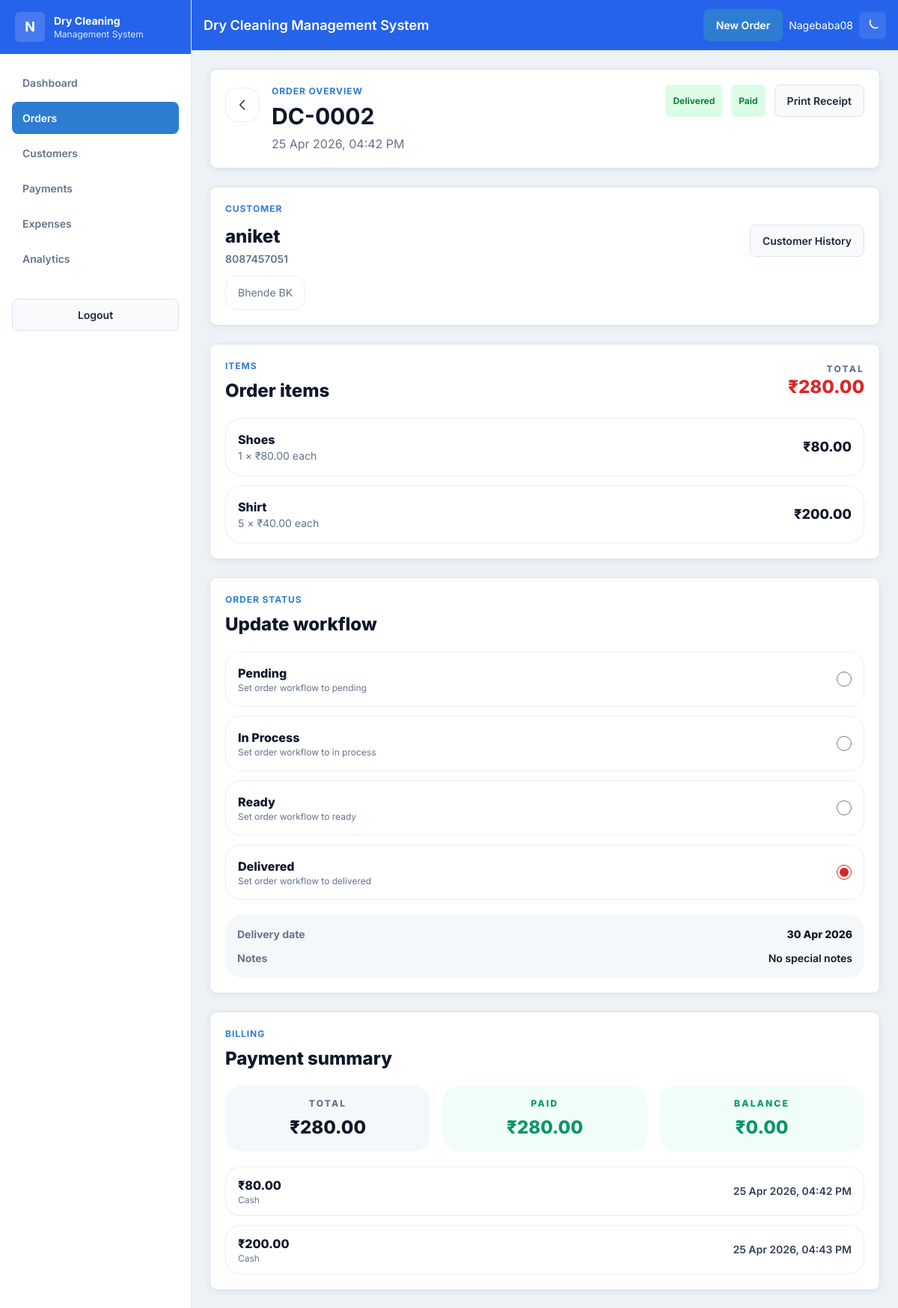
Page /orders/2/ (signed in) on the committed database.
### core/models.py (models this page shows, shortened)
class Order(models.Model):
    STATUS_CHOICES = [
        ('pending', 'Pending'),
        ('in_process', 'In Process'),
        ('ready', 'Ready'),
        ('delivered', 'Delivered'),
    ]
    order_number = models.CharField(max_length=20, unique=True)
    customer = models.ForeignKey(Customer, on_delete=models.CASCADE, related_name='orders')
    order_date = models.DateTimeField(default=timezone.now)
    delivery_date = models.DateField(null=True, blank=True)
    status = models.CharField(max_length=20, choices=STATUS_CHOICES, default='pending')
    notes = models.TextField(blank=True)
    total_amount = models.DecimalField(max_digits=10, decimal_places=2, default=0)
    def paid_amount(self):
        return sum(payment.amount for payment in self.payments.all())
    def balance(self):
        return self.total_amount - self.paid_amount()
    def payment_status(self):
        paid = self.paid_amount()
        if paid <= 0:
            return 'unpaid'
        if paid >= self.total_amount:
            return 'paid'
        return 'partial'

class Payment(models.Model):
    METHOD_CHOICES = [
        ('cash', 'Cash'),
        ('upi', 'UPI'),
        ('phonepe', 'PhonePe'),
        ('gpay', 'Google Pay'),
    ]
    order = models.ForeignKey(Order, on_delete=models.CASCADE, related_name='payments')
    amount = models.DecimalField(max_digits=10, decimal_places=2)
    method = models.CharField(max_length=20, choices=METHOD_CHOICES, default='cash')
    date = models.DateTimeField(default=timezone.now)
    notes = models.CharField(max_length=200, blank=True)

class Customer(models.Model):
    name = models.CharField(max_length=200)
    phone = models.CharField(max_length=15, unique=True)
    address = models.TextField(blank=True)
    created_at = models.DateTimeField(auto_now_add=True)

class OrderItem(models.Model):
    order = models.ForeignKey(Order, on_delete=models.CASCADE, related_name='items')
    item_name = models.CharField(max_length=100)
    quantity = models.PositiveIntegerField(default=1)
    price = models.DecimalField(max_digits=10, decimal_places=2)
    total = models.DecimalField(max_digits=10, decimal_places=2)

### core/views.py (the view)
# urls.py: path('orders/<int:pk>/', views.order_detail, name='order_detail'),
@login_required
def order_detail(request, pk):
    order = get_object_or_404(Order, pk=pk)
    return render(request, 'order_detail.html', {'order': order, 'predefined_items': PREDEFINED_ITEMS})

### templates/order_detail.html (shortened to what this page needs)
{% extends 'base.html' %}
{% block content %}
<div class="mx-auto max-w-6xl space-y-6">
  <section class="card">
    <div class="flex flex-col gap-4 lg:flex-row lg:items-start lg:justify-between">
      <div class="flex items-start gap-4">
        <a href="/orders/" class="mt-1 rounded-2xl border border-slate-200/70 bg-white/80 p-3 text-slate-700 transition hover:bg-white dark:border-slate-700 dark:bg-slate-900/70 dark:text-slate-200">
          <svg class="h-5 w-5" fill="none" stroke="currentColor" viewBox="0 0 24 24"><path stroke-linecap="round" stroke-linejoin="round" stroke-width="2" d="M15 19l-7-7 7-7"/></svg>
        </a>
        <div>
          <div class="section-kicker">Order Overview</div>
          <h2 class="mt-2 page-title text-slate-900 dark:text-slate-100">{{ order.order_number }}</h2>
          <p class="mt-2 muted">{{ order.order_date|date:"d M Y, h:i A" }}</p>
        </div>
      </div>
      <div class="flex flex-wrap gap-3">
        <span class="badge-{{ order.status }}">{{ order.get_status_display }}</span>
        <span class="badge-{{ order.payment_status }}">{{ order.payment_status|title }}</span>
        <a href="/orders/{{ order.pk }}/receipt/" target="_blank" class="btn-secondary">Print Receipt</a>
      </div>
    </div>
  </section>
  <section class="grid gap-6 xl:grid-cols-[1.1fr_0.9fr]">
    <div class="space-y-6">
      <div class="card">
        <div class="section-kicker">Customer</div>
        <div class="mt-3 flex flex-col gap-4 sm:flex-row sm:items-start sm:justify-between">
          <div>
            <div class="text-2xl font-extrabold text-slate-900 dark:text-slate-100">{{ order.customer.name }}</div>
            <div class="mt-1 text-sm font-semibold muted">{{ order.customer.phone }}</div>
            {% if order.customer.address %}<div class="mt-3 rounded-2xl border border-slate-200/70 px-4 py-3 text-sm muted dark:border-slate-700">{{ order.customer.address }}</div>{% endif %}
          </div>
          <a href="/customers/{{ order.customer.pk }}/" class="btn-secondary">Customer History</a>
        </div>
      </div>
      <div class="card">
        <div class="flex items-center justify-between">
          <div>
            <div class="section-kicker">Items</div>
            <h3 class="mt-2 text-2xl font-extrabold text-slate-900 dark:text-slate-100">Order items</h3>
          </div>
          <div class="text-right">
            <div class="text-xs font-extrabold uppercase tracking-[0.18em] muted">Total</div>
            <div class="text-2xl font-extrabold text-red-600 dark:text-red-300">&#8377;{{ order.total_amount }}</div>
          </div>
        </div>
        <div class="mt-5 space-y-3">
          {% for item in order.items.all %}
          <div class="flex items-center justify-between rounded-[1.35rem] border border-slate-200/70 bg-white/70 p-4 dark:border-slate-700 dark:bg-slate-900/60">
            <div>
              <div class="text-base font-extrabold text-slate-900 dark:text-slate-100">{{ item.item_name }}</div>
              <div class="muted text-sm">{{ item.quantity }} &times; &#8377;{{ item.price }} each</div>
            </div>
            <div class="text-lg font-extrabold text-slate-900 dark:text-slate-100">&#8377;{{ item.total }}</div>
          </div>
          {% endfor %}
        </div>
      </div>
    </div>
    <div class="space-y-6">
      <div class="card">
        <div class="section-kicker">Order Status</div>
        <h3 class="mt-2 text-2xl font-extrabold text-slate-900 dark:text-slate-100">Update workflow</h3>
        <form method="post" action="/orders/{{ order.pk }}/status/" class="mt-5">
          <div class="grid gap-3">
            {% for val, label in order.STATUS_CHOICES %}
            <label class="flex items-center justify-between rounded-[1.25rem] border border-slate-200/70 px-4 py-4 transition hover:bg-slate-50 dark:border-slate-700 dark:hover:bg-slate-900/60">
              <div>
                <div class="font-extrabold text-slate-900 dark:text-slate-100">{{ label }}</div>
                <div class="muted text-xs">Set order workflow to {{ label|lower }}</div>
              </div>
              <input type="radio" name="status" value="{{ val }}" {% if order.status == val %}checked{% endif %} class="h-5 w-5 accent-red-600" onchange="this.form.submit()">
            </label>
            {% endfor %}
          </div>
        </form>
        <div class="mt-5 space-y-3 rounded-[1.35rem] bg-slate-100/70 p-4 dark:bg-slate-900/60">
          <div class="flex items-center justify-between">
            <span class="text-sm font-bold muted">Delivery date</span>
            <span class="text-sm font-extrabold text-slate-900 dark:text-slate-100">{{ order.delivery_date|date:"d M Y"|default:"Not scheduled" }}</span>
          </div>
          <div class="flex items-start justify-between gap-3">
            <span class="text-sm font-bold muted">Notes</span>
            <span class="max-w-[70%] text-right text-sm font-semibold text-slate-900 dark:text-slate-100">{{ order.notes|default:"No special notes" }}</span>
          </div>
        </div>
      </div>
      <div class="card">
        <div class="section-kicker">Billing</div>
        <h3 class="mt-2 text-2xl font-extrabold text-slate-900 dark:text-slate-100">Payment summary</h3>
        <div class="mt-5 grid gap-4 sm:grid-cols-3">
          <div class="rounded-[1.35rem] bg-slate-100/70 p-4 text-center dark:bg-slate-900/60">
            <div class="text-xs font-extrabold uppercase tracking-[0.18em] muted">Total</div>
            <div class="mt-2 text-2xl font-extrabold text-slate-900 dark:text-slate-100">&#8377;{{ order.total_amount }}</div>
          </div>
          <div class="rounded-[1.35rem] bg-emerald-50/70 p-4 text-center dark:bg-emerald-950/25">
            <div class="text-xs font-extrabold uppercase tracking-[0.18em] text-emerald-600 dark:text-emerald-300">Paid</div>
            <div class="mt-2 text-2xl font-extrabold text-emerald-600 dark:text-emerald-300">&#8377;{{ order.paid_amount }}</div>
          </div>
          <div class="rounded-[1.35rem] {% if order.balance > 0 %}bg-red-50/70 dark:bg-red-950/25{% else %}bg-emerald-50/70 dark:bg-emerald-950/25{% endif %} p-4 text-center">
            <div class="text-xs font-extrabold uppercase tracking-[0.18em] {% if order.balance > 0 %}text-red-600 dark:text-red-300{% else %}text-emerald-600 dark:text-emerald-300{% endif %}">Balance</div>
            <div class="mt-2 text-2xl font-extrabold {% if order.balance > 0 %}text-red-600 dark:text-red-300{% else %}text-emerald-600 dark:text-emerald-300{% endif %}">&#8377;{{ order.balance }}</div>
          </div>
        </div>
        {% if order.payments.all %}
        <div class="mt-5 space-y-3">
          {% for p in order.payments.all %}
          <div class="flex items-center justify-between rounded-[1.25rem] border border-slate-200/70 bg-white/70 px-4 py-3 dark:border-slate-700 dark:bg-slate-900/60">
            <div>
              <div class="font-extrabold text-slate-900 dark:text-slate-100">&#8377;{{ p.amount }}</div>
              <div class="muted text-xs">{{ p.get_method_display }}</div>
            </div>
            <div class="text-sm font-semibold text-slate-700 dark:text-slate-200">{{ p.date|date:"d M Y, h:i A" }}</div>
          </div>
          {% endfor %}
        </div>
        {% endif %}
      </div>
    </div>
  </section>
</div>
{% endblock %}

### templates/base.html (shortened to what this page needs)
<!DOCTYPE html>
<html lang="en" class="light">
<head>
<script src="https://cdn.tailwindcss.com"></script>
</head>
<body class="min-h-screen">
{% block full_page %}
<div class="flex min-h-screen">
  <aside id="sidebar" class="no-print fixed inset-y-0 left-0 z-30 w-64 -translate-x-full border-r border-slate-200 bg-white transition-transform duration-300 dark:border-slate-700 dark:bg-slate-900 lg:translate-x-0">
    <div class="border-b border-slate-200 bg-brand-600 px-5 py-4 text-white dark:border-slate-700">
      <div class="flex items-center gap-3">
        <div class="flex h-10 w-10 items-center justify-center rounded-md bg-white/15 text-lg font-bold">N</div>
        <div>
          <div class="text-sm font-bold">Dry Cleaning</div>
          <div class="text-xs text-blue-100">Management System</div>
        </div>
      </div>
    </div>
    <nav class="space-y-1 p-4">
      <a href="/" class="sidebar-link {% if request.resolver_match.url_name == 'dashboard' %}active{% endif %}">Dashboard</a>
      <a href="/orders/" class="sidebar-link {% if 'order' in request.resolver_match.url_name %}active{% endif %}">Orders</a>
      <a href="/customers/" class="sidebar-link {% if 'customer' in request.resolver_match.url_name %}active{% endif %}">Customers</a>
      <a href="/payments/" class="sidebar-link {% if request.resolver_match.url_name == 'payments' %}active{% endif %}">Payments</a>
      <a href="/expenses/" class="sidebar-link {% if request.resolver_match.url_name == 'expenses' %}active{% endif %}">Expenses</a>
      <a href="/analytics/" class="sidebar-link {% if request.resolver_match.url_name == 'analytics' %}active{% endif %}">Analytics</a>
    </nav>
    <div class="mt-auto p-4">
      <a href="/logout/" class="btn-secondary w-full">Logout</a>
    </div>
  </aside>
  <div class="flex flex-1 flex-col lg:ml-64">
    <header class="no-print border-b border-slate-200 bg-brand-600 px-4 py-3 text-white dark:border-slate-700">
      <div class="flex items-center justify-between gap-3">
        <div class="flex items-center gap-3">
          <div class="text-lg font-semibold">Dry Cleaning Management System</div>
        </div>
        <div class="flex items-center gap-2">
          <a href="/orders/create/" class="btn-primary hidden sm:inline-flex">New Order</a>
          <span class="hidden text-sm sm:inline">{{ request.user.username }}</span>
          <button onclick="toggleTheme()" class="rounded-md bg-white/10 p-2" title="Toggle theme">
            <svg class="block h-5 w-5 dark:hidden" fill="none" stroke="currentColor" viewBox="0 0 24 24"><path stroke-linecap="round" stroke-linejoin="round" stroke-width="2" d="M20.354 15.354A9 9 0 018.646 3.646"/></svg>
          </button>
        </div>
      </div>
    </header>
    <main class="flex-1 p-4 lg:p-6">
      {% block content %}{% endblock %}
    </main>
  </div>
</div>
{% endblock %}
</body>
</html>

### templates/base.html (style rules this page uses)
:root { --bg: #edf2f7; --surface: #ffffff; --surface-soft: #f8fafc; --text: #1e293b; --muted: #64748b; --line: #dbe3ee; --brand: #2f7dd3; --brand-dark: #2563eb; --success: #16a34a; --danger: #ef4444; --warning: #f59e0b; --shadow: 0 2px 10px rgba(15, 23, 42, 0.06); }
body { font-family: 'Inter', sans-serif; background: var(--bg); color: var(--text); }
.card { background: var(--surface); border: 1px solid var(--line); border-radius: 10px; box-shadow: var(--shadow); padding: 20px; }
.sidebar-link { display: flex; align-items: center; gap: 12px; padding: 11px 14px; border-radius: 8px; color: var(--muted); font-size: 14px; font-weight: 600; transition: 0.18s ease; }
.sidebar-link.active { background: var(--brand); color: white; }
.btn-primary, .btn-secondary { display: inline-flex; align-items: center; justify-content: center; gap: 8px; padding: 10px 16px; border-radius: 8px; font-size: 14px; font-weight: 600; transition: 0.18s ease; }
.btn-primary { background: var(--brand); color: white; border: 1px solid var(--brand); box-shadow: 0 2px 8px rgba(37, 99, 235, 0.18); }
.btn-secondary { background: var(--surface-soft); color: var(--text); border: 1px solid var(--line); }
.section-kicker { font-size: 12px; font-weight: 700; color: var(--brand); text-transform: uppercase; letter-spacing: 0.08em; }
.page-title { font-size: 30px; line-height: 1.1; font-weight: 700; }
.muted { color: var(--muted); }
.badge-pending, .badge-in_process, .badge-ready, .badge-delivered, .badge-paid, .badge-partial, .badge-unpaid { display: inline-flex; align-items: center; justify-content: center; padding: 4px 10px; border-radius: 6px; font-size: 12px; font-weight: 700; }
.badge-delivered { background: #dcfce7; color: #15803d; }
.badge-paid { background: #dcfce7; color: #15803d; }

### rows in the picture
Order: order_number "DC-0002", order_date "25 Apr 2026, 04:42 PM", status "Delivered", payment_status "Paid", customer.name "aniket", customer.phone "8087457051", customer.address "Bhende BK", total_amount "280.00", status "☐ Pending Set order workflow to" "☐ In Process Set order workflow" "☐ Ready Set order workflow to re", status "delivered", status "☑ Delivered Set order workflow t", delivery_date "30 Apr 2026", notes "No special notes", paid_amount "280.00", balance "0.00"
OrderItem: item_name "Shoes", quantity "1", price "80.00", total "80.00"
OrderItem: item_name "Shirt", quantity "5", price "40.00", total "200.00"
Payment: amount "80.00", method "Cash", date "25 Apr 2026, 04:42 PM"
Payment: amount "200.00", method "Cash", date "25 Apr 2026, 04:43 PM"

### other values in the picture
{{ request.user.username }} "Nagebaba08"
{{ label }} "Pending" "In Process" "Ready"
{{ label|lower }} "pending" "in process" "ready"
